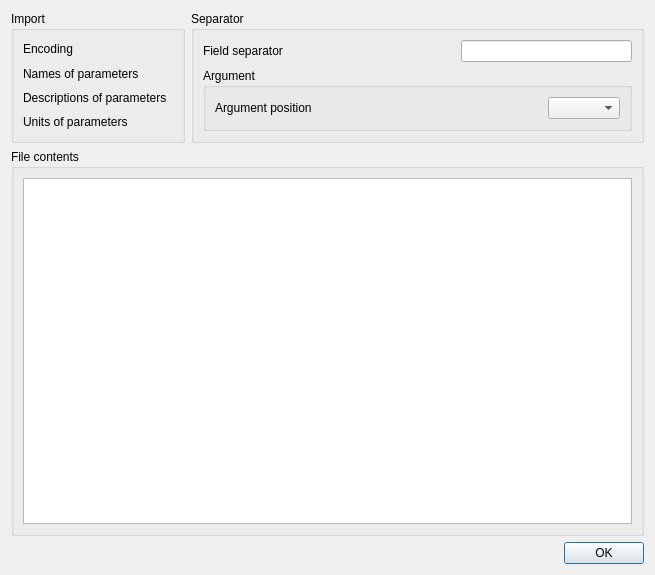
<?xml version="1.0" encoding="UTF-8"?>
<ui version="4.0">
 <class>TextDataSourceDialog</class>
 <widget class="QDialog" name="TextDataSourceDialog">
  <property name="geometry">
   <rect>
    <x>0</x>
    <y>0</y>
    <width>655</width>
    <height>575</height>
   </rect>
  </property>
  <property name="windowTitle">
   <string>Dialog</string>
  </property>
  <layout class="QVBoxLayout" name="verticalLayout">
   <item>
    <layout class="QHBoxLayout" name="horizontalLayout_6">
     <item>
      <widget class="QGroupBox" name="groupBox_2">
       <property name="title">
        <string>Import</string>
       </property>
       <layout class="QVBoxLayout" name="verticalLayout_4">
        <item>
         <layout class="QGridLayout" name="gridLayout_2">
          <item row="1" column="0">
           <widget class="QLabel" name="label_2">
            <property name="text">
             <string>Names of parameters</string>
            </property>
           </widget>
          </item>
          <item row="1" column="1">
           <widget class="AnyComboBox" name="namesLineComboBox" native="true"/>
          </item>
          <item row="2" column="0">
           <widget class="QLabel" name="label_3">
            <property name="text">
             <string>Descriptions of parameters</string>
            </property>
           </widget>
          </item>
          <item row="3" column="0">
           <widget class="QLabel" name="label_4">
            <property name="text">
             <string>Units of parameters</string>
            </property>
           </widget>
          </item>
          <item row="2" column="1">
           <widget class="AnyComboBox" name="descriptionLineComboBox" native="true"/>
          </item>
          <item row="3" column="1">
           <widget class="AnyComboBox" name="unitsLineComboBox" native="true"/>
          </item>
          <item row="0" column="0">
           <widget class="QLabel" name="label_5">
            <property name="text">
             <string>Encoding</string>
            </property>
           </widget>
          </item>
          <item row="0" column="1">
           <widget class="AnyComboBox" name="encodingComboBox" native="true"/>
          </item>
         </layout>
        </item>
       </layout>
      </widget>
     </item>
     <item>
      <layout class="QVBoxLayout" name="verticalLayout_3">
       <item>
        <widget class="QGroupBox" name="groupBox_3">
         <property name="title">
          <string>Separator</string>
         </property>
         <layout class="QVBoxLayout" name="verticalLayout_5">
          <item>
           <layout class="QHBoxLayout" name="horizontalLayout">
            <item>
             <widget class="QLabel" name="label">
              <property name="text">
               <string>Field separator</string>
              </property>
             </widget>
            </item>
            <item>
             <spacer name="horizontalSpacer">
              <property name="orientation">
               <enum>Qt::Horizontal</enum>
              </property>
              <property name="sizeHint" stdset="0">
               <size>
                <width>40</width>
                <height>20</height>
               </size>
              </property>
             </spacer>
            </item>
            <item>
             <widget class="QLineEdit" name="fieldSeparatorLineEdit">
              <property name="maxLength">
               <number>1</number>
              </property>
              <property name="alignment">
               <set>Qt::AlignRight|Qt::AlignTrailing|Qt::AlignVCenter</set>
              </property>
             </widget>
            </item>
           </layout>
          </item>
          <item>
           <widget class="QGroupBox" name="groupBox_4">
            <property name="title">
             <string>Argument</string>
            </property>
            <layout class="QHBoxLayout" name="horizontalLayout_4">
             <item>
              <widget class="QLabel" name="label_6">
               <property name="text">
                <string>Argument position</string>
               </property>
              </widget>
             </item>
             <item>
              <spacer name="horizontalSpacer_2">
               <property name="orientation">
                <enum>Qt::Horizontal</enum>
               </property>
               <property name="sizeHint" stdset="0">
                <size>
                 <width>40</width>
                 <height>20</height>
                </size>
               </property>
              </spacer>
             </item>
             <item>
              <widget class="QComboBox" name="argumentPositionComboBox"/>
             </item>
            </layout>
           </widget>
          </item>
         </layout>
         <zorder></zorder>
         <zorder>groupBox_4</zorder>
        </widget>
       </item>
      </layout>
     </item>
    </layout>
   </item>
   <item>
    <widget class="QGroupBox" name="groupBox">
     <property name="title">
      <string>File contents</string>
     </property>
     <layout class="QVBoxLayout" name="verticalLayout_2">
      <item>
       <widget class="QTextBrowser" name="textBrowser">
        <property name="verticalScrollBarPolicy">
         <enum>Qt::ScrollBarAsNeeded</enum>
        </property>
       </widget>
      </item>
     </layout>
    </widget>
   </item>
   <item>
    <widget class="QDialogButtonBox" name="buttonBox">
     <property name="orientation">
      <enum>Qt::Horizontal</enum>
     </property>
     <property name="standardButtons">
      <set>QDialogButtonBox::Ok</set>
     </property>
    </widget>
   </item>
  </layout>
 </widget>
 <customwidgets>
  <customwidget>
   <class>AnyComboBox</class>
   <extends>QWidget</extends>
   <header location="global">commonWidgets/anycombobox.h</header>
   <container>1</container>
  </customwidget>
 </customwidgets>
 <resources/>
 <connections>
  <connection>
   <sender>buttonBox</sender>
   <signal>accepted()</signal>
   <receiver>TextDataSourceDialog</receiver>
   <slot>accept()</slot>
   <hints>
    <hint type="sourcelabel">
     <x>248</x>
     <y>254</y>
    </hint>
    <hint type="destinationlabel">
     <x>157</x>
     <y>274</y>
    </hint>
   </hints>
  </connection>
  <connection>
   <sender>buttonBox</sender>
   <signal>rejected()</signal>
   <receiver>TextDataSourceDialog</receiver>
   <slot>reject()</slot>
   <hints>
    <hint type="sourcelabel">
     <x>316</x>
     <y>260</y>
    </hint>
    <hint type="destinationlabel">
     <x>286</x>
     <y>274</y>
    </hint>
   </hints>
  </connection>
 </connections>
</ui>
